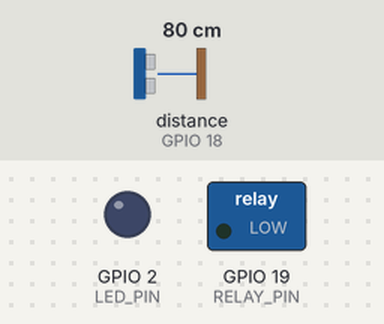
The sketch below on a simulated ESP32. Shown: switched loads named in the sketch (green lamp = pin HIGH), output pins drawn as LEDs (lit = HIGH). Wiring (from diagram.json): ultrasonic range finder: trigger GPIO 5; echo GPIO 18. Inputs (shaded band) come from the test bench; at power-on: distance to the obstacle (sensor on GPIO 18) 80 cm. The echo pulse lasts 58.3 µs per cm; WiFi joins after 1.5 s; servers stay silent unless stated; pins used as bus, display or sensor lines are not drawn; what the sketch prints to the serial monitor is not drawn.

Above: at 0.1 s.
At 3.7 s:
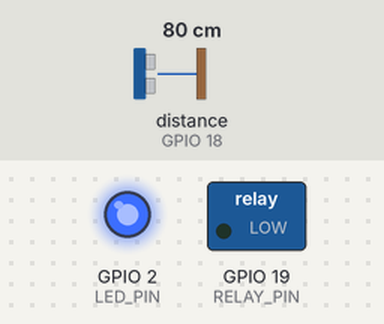
3.8 s: distance to the obstacle (sensor on GPIO 18) set to 12 cm
6.5 s: distance to the obstacle (sensor on GPIO 18) set to 9 cm
At 7.9 s:
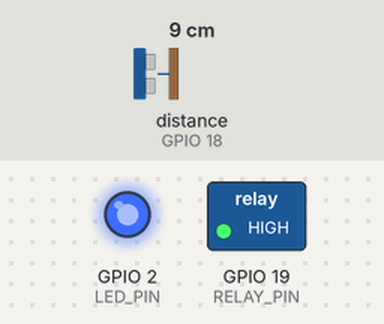
Timing chart, 0 to 9.5 s (numbered marks = the images above; inputs shaded):
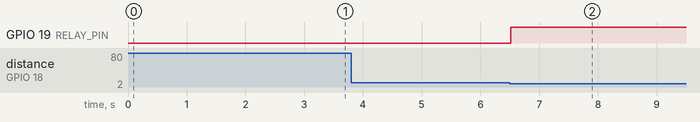

Measured:
- the behaviour switches between 11 and 10 cm on distance to the obstacle (sensor on GPIO 18) (found by bisection; images 1 and 2)
- after the input at 3.8 s, every drawn part: stays the same
- after the input at 6.5 s, GPIO 19 (RELAY_PIN): LOW → HIGH after 0.01 s instead of 3.5 s

The sketch:

sketch.ino
```cpp
/**
 * @file MoenCiaSteelFaucet.ino
 * @brief Main sketch for the Moen Cia Steel Faucet with MotionSense Wave™ Technology.
 *
 * Implements a touchless water faucet using the Modest IoT Nano-framework (C++ Edition).
 * Features ultrasonic proximity detection, automatic water valve control, LED status indication,
 * and WiFi connectivity for Smart Water Network integration.
 *
 * @author [Your Name] - Moen Inc. Development Team
 * @date June 27, 2025
 * @version 1.0
 */

/*
 * This file is part of the Moen Cia Steel Faucet project.
 * Developed using the Modest IoT Nano-framework (C++ Edition).
 *
 * Hardware Requirements:
 * - ESP32 microcontroller
 * - HC-SR04 Ultrasonic Distance Sensor
 * - Relay Module for water valve control
 * - Blue LED for status indication
 * - Water valve with 1.2 GPM max flow @ 60 PSI
 *
 * Pin Configuration:
 * - Ultrasound Trigger: GPIO 5
 * - Ultrasound Echo: GPIO 18
 * - Relay Control: GPIO 19
 * - Status LED: GPIO 2 (built-in)
 */

#include "ModestIoT.h"

// WiFi Configuration (optional - for Smart Water Network)
#define WIFI_SSID "YourWiFiNetwork"  ///< Replace with your WiFi network name
#define WIFI_PASSWORD "YourPassword" ///< Replace with your WiFi password

// Device instance
CiaSteelFaucet faucetDevice(WIFI_SSID, WIFI_PASSWORD);

/**
 * @brief Arduino setup function - initializes the Moen Cia Steel Faucet device.
 *
 * Configures all hardware components, establishes WiFi connection if available,
 * and prepares the MotionSense Wave™ technology for operation.
 */
void setup()
{
    // Initialize the Cia Steel Faucet device
    faucetDevice.initialize();
}

/**
 * @brief Arduino main loop - continuously monitors and updates device state.
 *
 * Handles proximity detection, water valve timing, status updates, and maintains
 * system responsiveness for touchless operation.
 */
void loop()
{
    // Update device state and process events
    faucetDevice.update();

    // Manual testing function (remove in production)
    testProximityDetection();

    // Small delay to prevent excessive CPU usage
    delay(50);
}

/**
 * @brief Manual test function to simulate proximity detection
 * Call this function to test the system without physical sensor interaction
 */
void testProximityDetection()
{
    static unsigned long lastTest = 0;
    static bool testTriggered = false;

    // Trigger test after 10 seconds, then every 20 seconds
    if (!testTriggered && millis() > 10000)
    {
        Serial.println("=== MANUAL TEST: Simulating proximity detection ===");
        faucetDevice.on(UltrasoundSensor::PROXIMITY_DETECTED_EVENT);
        testTriggered = true;
        lastTest = millis();
    }
    else if (testTriggered && millis() - lastTest > 20000)
    {
        Serial.println("=== MANUAL TEST: Simulating proximity detection ===");
        faucetDevice.on(UltrasoundSensor::PROXIMITY_DETECTED_EVENT);
        lastTest = millis();
    }
}
```

Actuator.cpp
```cpp
/**
* @file Actuator.cpp
 * @brief Implements the Actuator base class.
 *
 * Provides core functionality for actuators in the Modest IoT Nano-framework, including command
 * propagation to an assigned handler. Subclasses should configure hardware and define specific
 * command execution logic.
 *
 * @author Angel Velasquez
 * @date March 22, 2025
 * @version 0.1
 */

/*
 * This file is part of the Modest IoT Nano-framework (C++ Edition).
 * Copyright (c) 2025 Angel Velasquez
 *
 * Licensed under the Creative Commons Attribution-NoDerivatives 4.0 International (CC BY-ND 4.0).
 * You may use, copy, and distribute this software in its original, unmodified form, provided
 * you give appropriate credit to the original author (Angel Velasquez) and include this notice.
 * Modifications, adaptations, or derivative works are not permitted.
 *
 * Full license text: https://creativecommons.org/licenses/by-nd/4.0/legalcode
 */

#include "Actuator.h"

Actuator::Actuator(int pin, CommandHandler* commandHandler)
    : pin(pin), handler(commandHandler) {}

void Actuator::handle(Command command) {
    if (handler != nullptr) {
        handler->handle(command);
    }
}

void Actuator::setHandler(CommandHandler* commandHandler) {
    handler = commandHandler;
}
```

Actuator.h
```cpp
#ifndef ACTUATOR_H
#define ACTUATOR_H

/**
 * @file Actuator.h
 * @brief Declares the Actuator base class.
 *
 * This abstract base class represents output devices in the Modest IoT Nano-framework, providing
 * a foundation for actuators that respond to commands. It includes command propagation to an
 * optional handler, supporting the framework’s CQRS-inspired design.
 *
 * @author Angel Velasquez
 * @date March 22, 2025
 * @version 0.1
 */

/*
 * This file is part of the Modest IoT Nano-framework (C++ Edition).
 * Copyright (c) 2025 Angel Velasquez
 *
 * Licensed under the Creative Commons Attribution-NoDerivatives 4.0 International (CC BY-ND 4.0).
 * You may use, copy, and distribute this software in its original, unmodified form, provided
 * you give appropriate credit to the original author (Angel Velasquez) and include this notice.
 * Modifications, adaptations, or derivative works are not permitted.
 *
 * Full license text: https://creativecommons.org/licenses/by-nd/4.0/legalcode
 */

#include "CommandHandler.h"

class Actuator : public CommandHandler {
protected:
    int pin; ///< GPIO pin assigned to the actuator.
    CommandHandler* handler; ///< Optional handler to receive propagated commands.

public:
    /**
     * @brief Constructs an Actuator with a pin and optional command handler.
     * @param pin The GPIO pin for the actuator.
     * @param commandHandler Pointer to a CommandHandler to receive commands (default: nullptr).
     */
    Actuator(int pin, CommandHandler* commandHandler = nullptr);

    /**
     * @brief Handles a command by propagating it to the assigned handler.
     * @param command The command to handle.
     */
    void handle(Command command) override;

    /**
     * @brief Sets or updates the command handler for this actuator.
     * @param commandHandler Pointer to the new CommandHandler.
     */
    void setHandler(CommandHandler* commandHandler);
};

#endif // ACTUATOR_H
```

Button.cpp
```cpp
/**
* @file Button.cpp
 * @brief Implements the Button class.
 *
 * Configures a button as an input device in the Modest IoT Nano-framework, setting up the pin
 * with an internal pull-up resistor. Event generation (e.g., BUTTON_PRESSED_EVENT) is typically
 * triggered externally via interrupt or polling in user code.
 *
 * @author Angel Velasquez
 * @date March 22, 2025
 * @version 0.1
 */

/*
 * This file is part of the Modest IoT Nano-framework (C++ Edition).
 * Copyright (c) 2025 Angel Velasquez
 *
 * Licensed under the Creative Commons Attribution-NoDerivatives 4.0 International (CC BY-ND 4.0).
 * You may use, copy, and distribute this software in its original, unmodified form, provided
 * you give appropriate credit to the original author (Angel Velasquez) and include this notice.
 * Modifications, adaptations, or derivative works are not permitted.
 *
 * Full license text: https://creativecommons.org/licenses/by-nd/4.0/legalcode
 */

#include "Button.h"
#include <Arduino.h>

const Event Button::BUTTON_PRESSED_EVENT = Event(BUTTON_PRESSED_EVENT_ID);

Button::Button(int pin, EventHandler* eventHandler)
    : Sensor(pin, eventHandler) {
    pinMode(pin, INPUT_PULLUP);
}
```

Button.h
```cpp
#ifndef BUTTON_H
#define BUTTON_H

/**
 * @file Button.h
 * @brief Declares the Button class.
 *
 * A concrete sensor class in the Modest IoT Nano-framework for detecting button presses and
 * generating events. It serves as an example of extending the `Sensor` base class for input devices.
 *
 * @author Angel Velasquez
 * @date March 22, 2025
 * @version 0.1
 */

/*
 * This file is part of the Modest IoT Nano-framework (C++ Edition).
 * Copyright (c) 2025 Angel Velasquez
 *
 * Licensed under the Creative Commons Attribution-NoDerivatives 4.0 International (CC BY-ND 4.0).
 * You may use, copy, and distribute this software in its original, unmodified form, provided
 * you give appropriate credit to the original author (Angel Velasquez) and include this notice.
 * Modifications, adaptations, or derivative works are not permitted.
 *
 * Full license text: https://creativecommons.org/licenses/by-nd/4.0/legalcode
 */

#include "Sensor.h"

class Button : public Sensor {
public:
    static const int BUTTON_PRESSED_EVENT_ID = 0; ///< Unique ID for button press event.
    static const Event BUTTON_PRESSED_EVENT; ///< Predefined event for button presses.

    /**
     * @brief Constructs a Button sensor.
     * @param pin The GPIO pin for the button (configured as INPUT_PULLUP).
     * @param eventHandler Optional handler to receive button events (default: nullptr).
     */
    Button(int pin, EventHandler* eventHandler = nullptr);
};

#endif // BUTTON_H
```

CiaSteelFaucet.cpp
```cpp
/**
 * @file CiaSteelFaucet.cpp
 * @brief Implements the CiaSteelFaucet device class.
 *
 * Main implementation for the Moen Cia Steel Faucet with MotionSense Wave™ technology.
 * Coordinates proximity sensing, LED indication, water valve control, and WiFi connectivity
 * for the Smart Water Network ecosystem.
 *
 * @author Your Name - Moen Inc. Development Team
 * @date June 27, 2025
 * @version 1.0
 */

/*
 * This file is part of the Moen Cia Steel Faucet project.
 * Developed using the Modest IoT Nano-framework (C++ Edition).
 */

#include "CiaSteelFaucet.h"
#include <Arduino.h>

CiaSteelFaucet::CiaSteelFaucet(const char *wifiSSID, const char *wifiPassword)
    : proximitydetector(ULTRASOUND_TRIG_PIN, ULTRASOUND_ECHO_PIN, PROXIMITY_THRESHOLD_CM, this),
      waterValve(RELAY_PIN, false, this),
      statusLed(LED_PIN, false, this),
      lastStatusUpdate(0),
      statusUpdateInterval(STATUS_UPDATE_INTERVAL_MS),
      ssid(wifiSSID),
      password(wifiPassword),
      wifiConnected(false)
{
}

void CiaSteelFaucet::initialize()
{
    Serial.begin(115200);
    delay(1000); // Allow serial to initialize

    printWelcomeMessage();

    // Initialize WiFi if credentials provided
    if (ssid != nullptr && password != nullptr)
    {
        initializeWiFi();
    }

    // Device is now active - turn on status LED
    statusLed.setState(true);

    Serial.println("Moen Cia Steel Faucet initialized successfully.");
    Serial.println("MotionSense Wave™ technology is now active.");
    Serial.println("Monitoring for proximity within 10cm threshold...");
    Serial.println();

    lastStatusUpdate = millis();
}

void CiaSteelFaucet::update()
{
    // Check for proximity events
    proximitydetector.checkProximity();

    // Update water valve timer
    waterValve.updateTimer();

    // Print status periodically
    if (millis() - lastStatusUpdate >= statusUpdateInterval)
    {
        printStatus();
        lastStatusUpdate = millis();
    }
}

void CiaSteelFaucet::on(Event event)
{
    if (event == UltrasoundSensor::PROXIMITY_DETECTED_EVENT)
    {
        Serial.println(">>> Proximity detected! Hand approaching faucet.");

        // Turn on LED to indicate detection
        statusLed.setState(true);

        // Open water valve for 5 seconds
        waterValve.openValveTimed(VALVE_OPEN_DURATION_MS);

        Serial.println(">>> Water valve opened for 5 seconds.");
    }
    else if (event == UltrasoundSensor::PROXIMITY_LOST_EVENT)
    {
        Serial.println(">>> Proximity lost. Hand moved away from faucet.");

        // Keep LED on (device remains active)
        // Water valve will close automatically after timer expires
    }
}

void CiaSteelFaucet::handle(Command command)
{
    // Handle any external commands if needed
    // For now, relay commands to water valve
    if (command == RelayModule::OPEN_VALVE_COMMAND ||
        command == RelayModule::CLOSE_VALVE_COMMAND ||
        command == RelayModule::OPEN_VALVE_TIMED_COMMAND)
    {
        waterValve.handle(command);
    }

    // Handle LED commands
    if (command == Led::TURN_ON_COMMAND ||
        command == Led::TURN_OFF_COMMAND ||
        command == Led::TOGGLE_LED_COMMAND)
    {
        statusLed.handle(command);
    }
}

void CiaSteelFaucet::printWelcomeMessage()
{
    Serial.println("=====================================");
    Serial.println("        MOEN, INC.");
    Serial.println("   Cia Steel Faucet with");
    Serial.println("   MotionSense Wave™ Technology");
    Serial.println("=====================================");
    Serial.println();
    Serial.println("Innovating water solutions since 1937");
    Serial.println("Smart Water Network Technology");
    Serial.println("Maximum Flow: 1.2 GPM (4.5L/min) @ 60 PSI");
    Serial.println();
    Serial.println("Developer: [Your Name]");
    Serial.println("Team: Moen Inc. Development Team");
    Serial.println("Version: 1.0");
    Serial.println("Date: June 27, 2025");
    Serial.println();
    Serial.println("Features:");
    Serial.println("- Touchless proximity detection (10cm threshold)");
    Serial.println("- Automatic 5-second water flow");
    Serial.println("- Smart Water Network connectivity");
    Serial.println("- Blue LED status indication");
    Serial.println("=====================================");
    Serial.println();
}

void CiaSteelFaucet::printStatus()
{
    float distance = proximitydetector.getLastDistance();
    const char *valveState = waterValve.getStateString();

    Serial.println("--- Moen Cia Steel Faucet Status ---");

    if (distance >= 0)
    {
        Serial.printf("Proximity: %.1f cm", distance);
        if (distance <= PROXIMITY_THRESHOLD_CM)
        {
            Serial.print(" [DETECTED]");
        }
        Serial.println();
    }
    else
    {
        Serial.println("Proximity: No reading");
    }

    Serial.printf("Water Valve: %s", valveState);
    if (waterValve.isTimerActive())
    {
        Serial.print(" [TIMED]");
    }
    Serial.println();

    Serial.printf("Status LED: %s\n", statusLed.getState() ? "ON" : "OFF");

    if (wifiConnected)
    {
        Serial.printf("WiFi: Connected to %s (IP: %s)\n", ssid, WiFi.localIP().toString().c_str());
    }
    else
    {
        Serial.println("WiFi: Not connected");
    }

    Serial.println("------------------------------------");
    Serial.println();
}

void CiaSteelFaucet::initializeWiFi()
{
    Serial.printf("Connecting to WiFi network: %s", ssid);

    WiFi.begin(ssid, password);

    int attempts = 0;
    while (WiFi.status() != WL_CONNECTED && attempts < 20)
    {
        delay(500);
        Serial.print(".");
        attempts++;
    }

    if (WiFi.status() == WL_CONNECTED)
    {
        wifiConnected = true;
        Serial.println();
        Serial.println("WiFi connected successfully!");
        Serial.printf("IP Address: %s\n", WiFi.localIP().toString().c_str());
        Serial.println("Ready for Smart Water Network integration.");
    }
    else
    {
        wifiConnected = false;
        Serial.println();
        Serial.println("WiFi connection failed. Operating in offline mode.");
    }
    Serial.println();
}

UltrasoundSensor &CiaSteelFaucet::getProximitydetector()
{
    return proximitydetector;
}

RelayModule &CiaSteelFaucet::getWaterValve()
{
    return waterValve;
}

Led &CiaSteelFaucet::getStatusLed()
{
    return statusLed;
}

bool CiaSteelFaucet::isWiFiConnected() const
{
    return wifiConnected;
}
```

CommandHandler.h
```cpp
#ifndef COMMAND_HANDLER_H
#define COMMAND_HANDLER_H

/**
 * @file CommandHandler.h
 * @brief Defines the Command structure and CommandHandler interface.
 *
 * This file establishes the foundation for command-driven behavior in the Modest IoT Nano-framework.
 * The `Command` structure represents an action to be performed, and `CommandHandler` is an abstract
 * interface for classes that process commands, supporting a CQRS-inspired design.
 *
 * @author Angel Velasquez
 * @date March 22, 2025
 * @version 0.1
 */

/*
 * This file is part of the Modest IoT Nano-framework (C++ Edition).
 * Copyright (c) 2025 Angel Velasquez
 *
 * Licensed under the Creative Commons Attribution-NoDerivatives 4.0 International (CC BY-ND 4.0).
 * You may use, copy, and distribute this software in its original, unmodified form, provided
 * you give appropriate credit to the original author (Angel Velasquez) and include this notice.
 * Modifications, adaptations, or derivative works are not permitted.
 *
 * Full license text: https://creativecommons.org/licenses/by-nd/4.0/legalcode
 */

/**
 * @brief Represents a command with a unique identifier.
 *
 * Commands are lightweight structs used to instruct devices or actuators to perform actions.
 * Define custom commands by assigning unique IDs in your application.
 */
struct Command {
    int id; ///< Unique identifier for the command type.

    explicit Command(int commandId) : id(commandId) {}
    bool operator==(const Command& other) const { return id == other.id; }
};

/**
 * @brief Abstract interface for handling commands.
 *
 * Implement this interface in classes that need to execute commands. The `handle` method is called
 * when a command is issued, allowing for custom execution logic.
 */
class CommandHandler {
public:
    virtual void handle(Command command) = 0; ///< Pure virtual method to process a command.
    virtual ~CommandHandler() = default; ///< Virtual destructor for safe inheritance.
};

#endif // COMMAND_HANDLER_H
```

Device.cpp
```cpp
/**
* @file Device.cpp
 * @brief Implements the Device interface for the ModestIoT library.
 *
 * Placeholder for the abstract Device class in the ModestIoT (C++ Edition) Arduino library.
 * Concrete implementations must define the on() and handle() methods to process events and commands.
 *
 * @author Angel Velasquez
 * @date March 22, 2025
 * @version 0.1
 */

/*
 * This file is part of the ModestIoT Arduino library (C++ Edition).
 * Copyright (c) 2025 Angel Velasquez
 *
 * Licensed under the Creative Commons Attribution-NoDerivatives 4.0 International (CC BY-ND 4.0).
 * You may use, copy, and distribute this software in its original, unmodified form, provided
 * you give appropriate credit to the original author (Angel Velasquez) and include this notice.
 * Modifications, adaptations, or derivative works are not permitted.
 *
 * Full license text: https://creativecommons.org/licenses/by-nd/4.0/legalcode
 */

#include "Device.h"

// No implementation needed for abstract class
```

Source omitted: CiaSteelFaucet.h (3802 bytes), Device.h (1484 bytes), EventHandler.h (1955 bytes), Led.cpp (1898 bytes), Led.h (2472 bytes), ModestIoT.h (1360 bytes), RelayModule.cpp (2325 bytes), RelayModule.h (3172 bytes), Sensor.cpp (1223 bytes), Sensor.h (1873 bytes), UltrasoundSensor.cpp (2678 bytes), UltrasoundSensor.h (2645 bytes)
